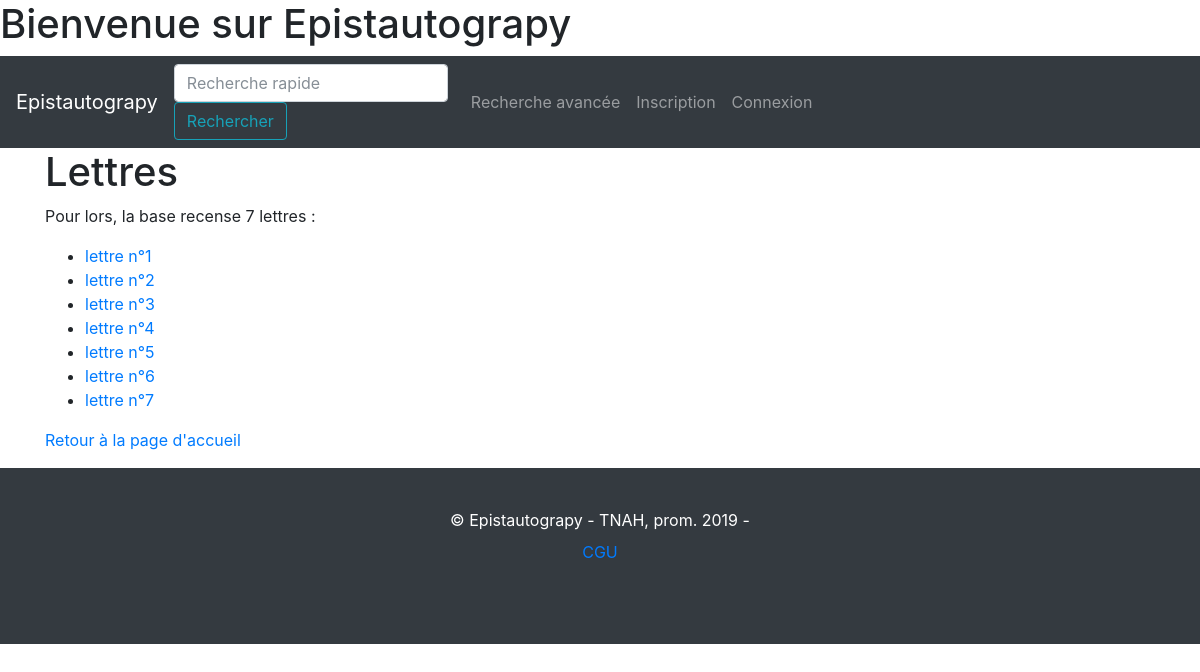
Page /index_lettres on the committed database.
### app/modeles/donnees.py (models this page shows, shortened)
class Lettre(db.Model) :
	__tablename__ = "lettre"
	id_lettre = db.Column(db.Integer, unique=True, nullable=False, primary_key=True, autoincrement=True)
	date_envoie_lettre = db.Column(db.Text)
	lieu_ecriture_lettre = db.Column(db.String(45))
	objet_lettre = db.Column(db.Text)
	contresignataire_lettre = db.Column(db.String(45))
	langue_lettre = db.Column(db.String(45))
	pronom_personnel_employe_lettre = db.Column(db.String(45))
	cote_lettre = db.Column(db.String(45))
	statut_lettre = db.Column(db.String(45))
	institution_id = db.Column(db.Integer, db.ForeignKey('institution_conservation.id_institution_conservation'))
	lien_image_lettre = db.Column(db.Text)
	authorships = db.relationship("User", secondary="authorship", backref="lettre", lazy="dynamic")
	correspondance = db.relationship("Destinataire", secondary="correspondance", backref="lettre", lazy="dynamic")

### app/routes.py (the view)
@app.route("/index_lettres")
def index_lettres():
	lettres = Lettre.query.order_by(Lettre.id_lettre).all()
	return render_template("pages/index_lettres.html", nom="Epistautograpy", lettres=lettres)

### app/templates/pages/index_lettres.html
{% extends "conteneur.html" %}
{% block corps %}
<h1>Lettres</h1>
    {% if lettres %}
    <p>Pour lors, la base recense {{lettres|length}} lettres :</p>
        <ul>
            {% for lettre in lettres %}
            <li><a href="{{url_for('lettre', id_lettre=lettre.id_lettre)}}">lettre n°{{lettre.id_lettre}}</a></li>
            {% endfor %}
        </ul>
    {% else %}
        <p>La base de données est en cours de constitution</p>
    {% endif %}
    <p><a href="{{url_for('accueil')}}">Retour à la page d'accueil</a></p>
{% endblock %}

### app/templates/conteneur.html (shortened to what this page needs)
<!DOCTYPE html>
<html lang="fr">
<head>
    	{% include "partials/css.html" %}
</head>
<body>
    <div><h1>Bienvenue sur Epistautograpy</h1></div>
        <nav class="navbar navbar-expand-md navbar-dark bg-dark justify-content-between">
            <a class="navbar-brand" href="{{ url_for('accueil') }}">Epistautograpy</a>
            <form class="form-inline" action="{{url_for('recherche')}}" method="GET">
            <input class="form-control" type="search" name="keyword" placeholder="Recherche rapide" aria-label="Recherche">
             <button class="btn btn-outline-info" type="submit">Rechercher</button>
            </form>
        <div class="container-fluid">
            <ul class="navbar-nav mr-auto">
            {% if not current_user.is_authenticated %}
                <li class="nav-item">
                <a class="nav-link" href="{{url_for('rechercheavancee')}}">Recherche avancée</a>
              </li>
              <li class="nav-item">
                <a class="nav-link" href="{{url_for('inscription')}}">Inscription</a>
              </li>
              <li class="nav-item">
                <a class="nav-link" href="{{url_for('connexion')}}">Connexion</a>
              </li>
            {% endif %}
            </ul>
        </nav>
        <div class="container">
            <div class="row">
                <div class="col">
                {% block corps%}{%endblock%}
                </div>
            </div>
        </div>
    </body>
    <footer class="page-footer font-small lighten-3 pt-4 text-white bg-dark">
        <div class="footer-copyright text-center py-3">
            <p>© Epistautograpy - TNAH, prom. 2019 - <a class="nav-link" href="{{url_for('cgu')}}">CGU</a><p/>
        </div>
    </footer>
</html>

### app/templates/partials/css.html
<link rel="stylesheet" href="{{ url_for('static', filename='css/bootstrap.css')}}">

### rows in the picture
Lettre: id_lettre "1"
Lettre: id_lettre "2"
Lettre: id_lettre "3"
Lettre: id_lettre "4"
Lettre: id_lettre "5"
Lettre: id_lettre "6"
Lettre: id_lettre "7"

### other values in the picture
{{ lettres|length }} "7"
